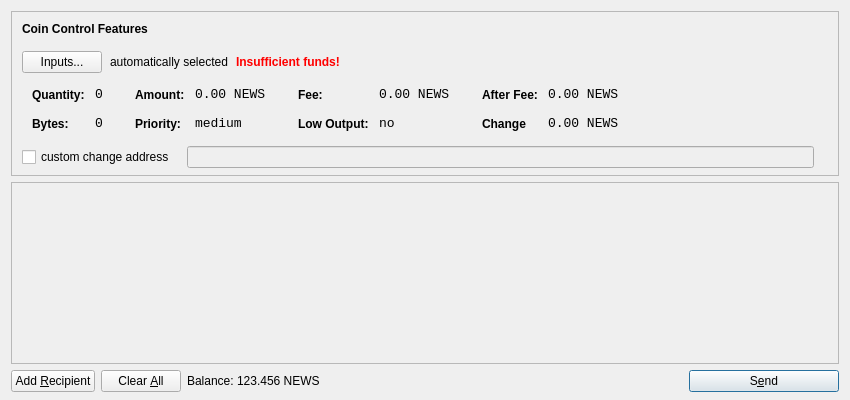
<?xml version="1.0" encoding="UTF-8"?>
<ui version="4.0">
 <class>SendCoinsDialog</class>
 <widget class="QDialog" name="SendCoinsDialog">
  <property name="geometry">
   <rect>
    <x>0</x>
    <y>0</y>
    <width>850</width>
    <height>400</height>
   </rect>
  </property>
  <property name="windowTitle">
   <string>Send Coins</string>
  </property>
  <layout class="QVBoxLayout" name="verticalLayout" stretch="0,1,0">
   <property name="bottomMargin">
    <number>8</number>
   </property>
   <item>
    <widget class="QFrame" name="frameCoinControl">
     <property name="sizePolicy">
      <sizepolicy hsizetype="Expanding" vsizetype="Expanding">
       <horstretch>0</horstretch>
       <verstretch>0</verstretch>
      </sizepolicy>
     </property>
     <property name="maximumSize">
      <size>
       <width>16777215</width>
       <height>16777215</height>
      </size>
     </property>
     <property name="frameShape">
      <enum>QFrame::StyledPanel</enum>
     </property>
     <property name="frameShadow">
      <enum>QFrame::Sunken</enum>
     </property>
     <layout class="QVBoxLayout" name="verticalLayoutCoinControl2">
      <property name="spacing">
       <number>-1</number>
      </property>
      <property name="leftMargin">
       <number>0</number>
      </property>
      <property name="topMargin">
       <number>0</number>
      </property>
      <property name="rightMargin">
       <number>0</number>
      </property>
      <property name="bottomMargin">
       <number>6</number>
      </property>
      <item>
       <layout class="QVBoxLayout" name="verticalLayoutCoinControl" stretch="0,0,0,0,1">
        <property name="spacing">
         <number>0</number>
        </property>
        <property name="leftMargin">
         <number>10</number>
        </property>
        <property name="topMargin">
         <number>10</number>
        </property>
        <item>
         <layout class="QHBoxLayout" name="horizontalLayoutCoinControl1">
          <property name="bottomMargin">
           <number>15</number>
          </property>
          <item>
           <widget class="QLabel" name="labelCoinControlFeatures">
            <property name="sizePolicy">
             <sizepolicy hsizetype="Preferred" vsizetype="Maximum">
              <horstretch>0</horstretch>
              <verstretch>0</verstretch>
             </sizepolicy>
            </property>
            <property name="font">
             <font>
              <weight>75</weight>
              <bold>true</bold>
             </font>
            </property>
            <property name="styleSheet">
             <string notr="true">font-weight:bold;</string>
            </property>
            <property name="text">
             <string>Coin Control Features</string>
            </property>
           </widget>
          </item>
         </layout>
        </item>
        <item>
         <layout class="QHBoxLayout" name="horizontalLayoutCoinControl2" stretch="0,0,0,0">
          <property name="spacing">
           <number>8</number>
          </property>
          <property name="bottomMargin">
           <number>10</number>
          </property>
          <item>
           <widget class="QPushButton" name="pushButtonCoinControl">
            <property name="styleSheet">
             <string notr="true"/>
            </property>
            <property name="text">
             <string>Inputs...</string>
            </property>
           </widget>
          </item>
          <item>
           <widget class="QLabel" name="labelCoinControlAutomaticallySelected">
            <property name="text">
             <string>automatically selected</string>
            </property>
            <property name="margin">
             <number>5</number>
            </property>
           </widget>
          </item>
          <item>
           <widget class="QLabel" name="labelCoinControlInsuffFunds">
            <property name="font">
             <font>
              <weight>75</weight>
              <bold>true</bold>
             </font>
            </property>
            <property name="styleSheet">
             <string notr="true">color:red;font-weight:bold;</string>
            </property>
            <property name="text">
             <string>Insufficient funds!</string>
            </property>
            <property name="margin">
             <number>5</number>
            </property>
           </widget>
          </item>
          <item>
           <spacer name="horizontalSpacerCoinControl">
            <property name="orientation">
             <enum>Qt::Horizontal</enum>
            </property>
            <property name="sizeHint" stdset="0">
             <size>
              <width>40</width>
              <height>1</height>
             </size>
            </property>
           </spacer>
          </item>
         </layout>
        </item>
        <item>
         <widget class="QWidget" name="widgetCoinControl" native="true">
          <property name="sizePolicy">
           <sizepolicy hsizetype="Preferred" vsizetype="Preferred">
            <horstretch>0</horstretch>
            <verstretch>0</verstretch>
           </sizepolicy>
          </property>
          <property name="minimumSize">
           <size>
            <width>0</width>
            <height>0</height>
           </size>
          </property>
          <property name="styleSheet">
           <string notr="true"/>
          </property>
          <layout class="QHBoxLayout" name="horizontalLayoutCoinControl5">
           <property name="margin">
            <number>0</number>
           </property>
           <item>
            <layout class="QHBoxLayout" name="horizontalLayoutCoinControl3" stretch="0,0,0,1">
             <property name="spacing">
              <number>20</number>
             </property>
             <property name="topMargin">
              <number>0</number>
             </property>
             <property name="bottomMargin">
              <number>10</number>
             </property>
             <item>
              <layout class="QFormLayout" name="formLayoutCoinControl1">
               <property name="horizontalSpacing">
                <number>10</number>
               </property>
               <property name="verticalSpacing">
                <number>14</number>
               </property>
               <property name="leftMargin">
                <number>10</number>
               </property>
               <property name="topMargin">
                <number>4</number>
               </property>
               <property name="rightMargin">
                <number>6</number>
               </property>
               <item row="0" column="0">
                <widget class="QLabel" name="labelCoinControlQuantityText">
                 <property name="styleSheet">
                  <string notr="true">font-weight:bold;</string>
                 </property>
                 <property name="text">
                  <string>Quantity:</string>
                 </property>
                 <property name="margin">
                  <number>0</number>
                 </property>
                </widget>
               </item>
               <item row="0" column="1">
                <widget class="QLabel" name="labelCoinControlQuantity">
                 <property name="font">
                  <font>
                   <family>Monospace</family>
                   <pointsize>10</pointsize>
                  </font>
                 </property>
                 <property name="cursor">
                  <cursorShape>IBeamCursor</cursorShape>
                 </property>
                 <property name="contextMenuPolicy">
                  <enum>Qt::ActionsContextMenu</enum>
                 </property>
                 <property name="text">
                  <string>0</string>
                 </property>
                 <property name="margin">
                  <number>0</number>
                 </property>
                 <property name="textInteractionFlags">
                  <set>Qt::LinksAccessibleByMouse|Qt::TextSelectableByKeyboard|Qt::TextSelectableByMouse</set>
                 </property>
                </widget>
               </item>
               <item row="1" column="0">
                <widget class="QLabel" name="labelCoinControlBytesText">
                 <property name="styleSheet">
                  <string notr="true">font-weight:bold;</string>
                 </property>
                 <property name="text">
                  <string>Bytes:</string>
                 </property>
                </widget>
               </item>
               <item row="1" column="1">
                <widget class="QLabel" name="labelCoinControlBytes">
                 <property name="font">
                  <font>
                   <family>Monospace</family>
                   <pointsize>10</pointsize>
                  </font>
                 </property>
                 <property name="cursor">
                  <cursorShape>IBeamCursor</cursorShape>
                 </property>
                 <property name="contextMenuPolicy">
                  <enum>Qt::ActionsContextMenu</enum>
                 </property>
                 <property name="text">
                  <string>0</string>
                 </property>
                 <property name="textInteractionFlags">
                  <set>Qt::LinksAccessibleByMouse|Qt::TextSelectableByKeyboard|Qt::TextSelectableByMouse</set>
                 </property>
                </widget>
               </item>
              </layout>
             </item>
             <item>
              <layout class="QFormLayout" name="formLayoutCoinControl2">
               <property name="horizontalSpacing">
                <number>10</number>
               </property>
               <property name="verticalSpacing">
                <number>14</number>
               </property>
               <property name="leftMargin">
                <number>6</number>
               </property>
               <property name="topMargin">
                <number>4</number>
               </property>
               <property name="rightMargin">
                <number>6</number>
               </property>
               <item row="0" column="0">
                <widget class="QLabel" name="labelCoinControlAmountText">
                 <property name="styleSheet">
                  <string notr="true">font-weight:bold;</string>
                 </property>
                 <property name="text">
                  <string>Amount:</string>
                 </property>
                 <property name="margin">
                  <number>0</number>
                 </property>
                </widget>
               </item>
               <item row="0" column="1">
                <widget class="QLabel" name="labelCoinControlAmount">
                 <property name="font">
                  <font>
                   <family>Monospace</family>
                   <pointsize>10</pointsize>
                  </font>
                 </property>
                 <property name="cursor">
                  <cursorShape>IBeamCursor</cursorShape>
                 </property>
                 <property name="contextMenuPolicy">
                  <enum>Qt::ActionsContextMenu</enum>
                 </property>
                 <property name="text">
                  <string>0.00 NEWS</string>
                 </property>
                 <property name="textInteractionFlags">
                  <set>Qt::LinksAccessibleByMouse|Qt::TextSelectableByKeyboard|Qt::TextSelectableByMouse</set>
                 </property>
                </widget>
               </item>
               <item row="1" column="0">
                <widget class="QLabel" name="labelCoinControlPriorityText">
                 <property name="styleSheet">
                  <string notr="true">font-weight:bold;</string>
                 </property>
                 <property name="text">
                  <string>Priority:</string>
                 </property>
                </widget>
               </item>
               <item row="1" column="1">
                <widget class="QLabel" name="labelCoinControlPriority">
                 <property name="font">
                  <font>
                   <family>Monospace</family>
                   <pointsize>10</pointsize>
                  </font>
                 </property>
                 <property name="cursor">
                  <cursorShape>IBeamCursor</cursorShape>
                 </property>
                 <property name="contextMenuPolicy">
                  <enum>Qt::ActionsContextMenu</enum>
                 </property>
                 <property name="text">
                  <string>medium</string>
                 </property>
                 <property name="textInteractionFlags">
                  <set>Qt::LinksAccessibleByMouse|Qt::TextSelectableByKeyboard|Qt::TextSelectableByMouse</set>
                 </property>
                </widget>
               </item>
              </layout>
             </item>
             <item>
              <layout class="QFormLayout" name="formLayoutCoinControl3">
               <property name="horizontalSpacing">
                <number>10</number>
               </property>
               <property name="verticalSpacing">
                <number>14</number>
               </property>
               <property name="leftMargin">
                <number>6</number>
               </property>
               <property name="topMargin">
                <number>4</number>
               </property>
               <property name="rightMargin">
                <number>6</number>
               </property>
               <item row="0" column="0">
                <widget class="QLabel" name="labelCoinControlFeeText">
                 <property name="styleSheet">
                  <string notr="true">font-weight:bold;</string>
                 </property>
                 <property name="text">
                  <string>Fee:</string>
                 </property>
                 <property name="margin">
                  <number>0</number>
                 </property>
                </widget>
               </item>
               <item row="0" column="1">
                <widget class="QLabel" name="labelCoinControlFee">
                 <property name="font">
                  <font>
                   <family>Monospace</family>
                   <pointsize>10</pointsize>
                  </font>
                 </property>
                 <property name="cursor">
                  <cursorShape>IBeamCursor</cursorShape>
                 </property>
                 <property name="contextMenuPolicy">
                  <enum>Qt::ActionsContextMenu</enum>
                 </property>
                 <property name="text">
                  <string>0.00 NEWS</string>
                 </property>
                 <property name="textInteractionFlags">
                  <set>Qt::LinksAccessibleByMouse|Qt::TextSelectableByKeyboard|Qt::TextSelectableByMouse</set>
                 </property>
                </widget>
               </item>
               <item row="1" column="0">
                <widget class="QLabel" name="labelCoinControlLowOutputText">
                 <property name="styleSheet">
                  <string notr="true">font-weight:bold;</string>
                 </property>
                 <property name="text">
                  <string>Low Output:</string>
                 </property>
                </widget>
               </item>
               <item row="1" column="1">
                <widget class="QLabel" name="labelCoinControlLowOutput">
                 <property name="font">
                  <font>
                   <family>Monospace</family>
                   <pointsize>10</pointsize>
                  </font>
                 </property>
                 <property name="cursor">
                  <cursorShape>IBeamCursor</cursorShape>
                 </property>
                 <property name="contextMenuPolicy">
                  <enum>Qt::ActionsContextMenu</enum>
                 </property>
                 <property name="text">
                  <string>no</string>
                 </property>
                 <property name="textInteractionFlags">
                  <set>Qt::LinksAccessibleByMouse|Qt::TextSelectableByKeyboard|Qt::TextSelectableByMouse</set>
                 </property>
                </widget>
               </item>
              </layout>
             </item>
             <item>
              <layout class="QFormLayout" name="formLayoutCoinControl4">
               <property name="horizontalSpacing">
                <number>10</number>
               </property>
               <property name="verticalSpacing">
                <number>14</number>
               </property>
               <property name="leftMargin">
                <number>6</number>
               </property>
               <property name="topMargin">
                <number>4</number>
               </property>
               <property name="rightMargin">
                <number>6</number>
               </property>
               <item row="0" column="0">
                <widget class="QLabel" name="labelCoinControlAfterFeeText">
                 <property name="styleSheet">
                  <string notr="true">font-weight:bold;</string>
                 </property>
                 <property name="text">
                  <string>After Fee:</string>
                 </property>
                 <property name="margin">
                  <number>0</number>
                 </property>
                </widget>
               </item>
               <item row="0" column="1">
                <widget class="QLabel" name="labelCoinControlAfterFee">
                 <property name="font">
                  <font>
                   <family>Monospace</family>
                   <pointsize>10</pointsize>
                  </font>
                 </property>
                 <property name="cursor">
                  <cursorShape>IBeamCursor</cursorShape>
                 </property>
                 <property name="contextMenuPolicy">
                  <enum>Qt::ActionsContextMenu</enum>
                 </property>
                 <property name="text">
                  <string>0.00 NEWS</string>
                 </property>
                 <property name="textInteractionFlags">
                  <set>Qt::LinksAccessibleByMouse|Qt::TextSelectableByKeyboard|Qt::TextSelectableByMouse</set>
                 </property>
                </widget>
               </item>
               <item row="1" column="0">
                <widget class="QLabel" name="labelCoinControlChangeText">
                 <property name="styleSheet">
                  <string notr="true">font-weight:bold;</string>
                 </property>
                 <property name="text">
                  <string>Change</string>
                 </property>
                </widget>
               </item>
               <item row="1" column="1">
                <widget class="QLabel" name="labelCoinControlChange">
                 <property name="font">
                  <font>
                   <family>Monospace</family>
                   <pointsize>10</pointsize>
                  </font>
                 </property>
                 <property name="cursor">
                  <cursorShape>IBeamCursor</cursorShape>
                 </property>
                 <property name="contextMenuPolicy">
                  <enum>Qt::ActionsContextMenu</enum>
                 </property>
                 <property name="text">
                  <string>0.00 NEWS</string>
                 </property>
                 <property name="textInteractionFlags">
                  <set>Qt::LinksAccessibleByMouse|Qt::TextSelectableByKeyboard|Qt::TextSelectableByMouse</set>
                 </property>
                </widget>
               </item>
              </layout>
             </item>
            </layout>
           </item>
          </layout>
         </widget>
        </item>
        <item>
         <layout class="QHBoxLayout" name="horizontalLayoutCoinControl4" stretch="0,0,0">
          <property name="spacing">
           <number>12</number>
          </property>
          <property name="sizeConstraint">
           <enum>QLayout::SetDefaultConstraint</enum>
          </property>
          <property name="topMargin">
           <number>5</number>
          </property>
          <property name="rightMargin">
           <number>5</number>
          </property>
          <item>
           <widget class="QCheckBox" name="checkBoxCoinControlChange">
            <property name="text">
             <string>custom change address</string>
            </property>
           </widget>
          </item>
          <item>
           <widget class="QLineEdit" name="lineEditCoinControlChange">
            <property name="enabled">
             <bool>false</bool>
            </property>
            <property name="sizePolicy">
             <sizepolicy hsizetype="Expanding" vsizetype="Fixed">
              <horstretch>0</horstretch>
              <verstretch>0</verstretch>
             </sizepolicy>
            </property>
           </widget>
          </item>
          <item>
           <widget class="QLabel" name="labelCoinControlChangeLabel">
            <property name="sizePolicy">
             <sizepolicy hsizetype="Preferred" vsizetype="Expanding">
              <horstretch>0</horstretch>
              <verstretch>0</verstretch>
             </sizepolicy>
            </property>
            <property name="minimumSize">
             <size>
              <width>0</width>
              <height>0</height>
             </size>
            </property>
            <property name="text">
             <string/>
            </property>
            <property name="margin">
             <number>3</number>
            </property>
           </widget>
          </item>
         </layout>
        </item>
        <item>
         <spacer name="verticalSpacerCoinControl">
          <property name="orientation">
           <enum>Qt::Vertical</enum>
          </property>
          <property name="sizeHint" stdset="0">
           <size>
            <width>800</width>
            <height>1</height>
           </size>
          </property>
         </spacer>
        </item>
       </layout>
      </item>
     </layout>
    </widget>
   </item>
   <item>
    <widget class="QScrollArea" name="scrollArea">
     <property name="widgetResizable">
      <bool>true</bool>
     </property>
     <widget class="QWidget" name="scrollAreaWidgetContents">
      <property name="geometry">
       <rect>
        <x>0</x>
        <y>0</y>
        <width>830</width>
        <height>165</height>
       </rect>
      </property>
      <layout class="QVBoxLayout" name="verticalLayout_2">
       <property name="margin">
        <number>0</number>
       </property>
       <item>
        <layout class="QVBoxLayout" name="entries">
         <property name="spacing">
          <number>6</number>
         </property>
        </layout>
       </item>
       <item>
        <spacer name="verticalSpacer">
         <property name="orientation">
          <enum>Qt::Vertical</enum>
         </property>
         <property name="sizeHint" stdset="0">
          <size>
           <width>20</width>
           <height>40</height>
          </size>
         </property>
        </spacer>
       </item>
      </layout>
     </widget>
    </widget>
   </item>
   <item>
    <layout class="QHBoxLayout" name="horizontalLayout">
     <item>
      <widget class="QPushButton" name="addButton">
       <property name="toolTip">
        <string>Send to multiple recipients at once</string>
       </property>
       <property name="text">
        <string>Add &amp;Recipient</string>
       </property>
       <property name="icon">
        <iconset resource="../bitcoin.qrc">
         <normaloff>:/icons/add</normaloff>:/icons/add</iconset>
       </property>
       <property name="autoDefault">
        <bool>false</bool>
       </property>
      </widget>
     </item>
     <item>
      <widget class="QPushButton" name="clearButton">
       <property name="sizePolicy">
        <sizepolicy hsizetype="Minimum" vsizetype="Fixed">
         <horstretch>0</horstretch>
         <verstretch>0</verstretch>
        </sizepolicy>
       </property>
       <property name="toolTip">
        <string>Remove all transaction fields</string>
       </property>
       <property name="text">
        <string>Clear &amp;All</string>
       </property>
       <property name="icon">
        <iconset resource="../bitcoin.qrc">
         <normaloff>:/icons/remove</normaloff>:/icons/remove</iconset>
       </property>
       <property name="autoRepeatDelay">
        <number>300</number>
       </property>
       <property name="autoDefault">
        <bool>false</bool>
       </property>
      </widget>
     </item>
     <item>
      <layout class="QHBoxLayout" name="horizontalLayout_2">
       <property name="spacing">
        <number>3</number>
       </property>
       <item>
        <widget class="QLabel" name="label">
         <property name="sizePolicy">
          <sizepolicy hsizetype="Preferred" vsizetype="Fixed">
           <horstretch>0</horstretch>
           <verstretch>0</verstretch>
          </sizepolicy>
         </property>
         <property name="text">
          <string>Balance:</string>
         </property>
        </widget>
       </item>
       <item>
        <widget class="QLabel" name="labelBalance">
         <property name="sizePolicy">
          <sizepolicy hsizetype="Preferred" vsizetype="Fixed">
           <horstretch>0</horstretch>
           <verstretch>0</verstretch>
          </sizepolicy>
         </property>
         <property name="cursor">
          <cursorShape>IBeamCursor</cursorShape>
         </property>
         <property name="text">
          <string>123.456 NEWS</string>
         </property>
         <property name="textInteractionFlags">
          <set>Qt::LinksAccessibleByMouse|Qt::TextSelectableByKeyboard|Qt::TextSelectableByMouse</set>
         </property>
        </widget>
       </item>
      </layout>
     </item>
     <item>
      <spacer name="horizontalSpacer">
       <property name="orientation">
        <enum>Qt::Horizontal</enum>
       </property>
       <property name="sizeHint" stdset="0">
        <size>
         <width>40</width>
         <height>20</height>
        </size>
       </property>
      </spacer>
     </item>
     <item>
      <widget class="QPushButton" name="sendButton">
       <property name="minimumSize">
        <size>
         <width>150</width>
         <height>0</height>
        </size>
       </property>
       <property name="toolTip">
        <string>Confirm the send action</string>
       </property>
       <property name="text">
        <string>S&amp;end</string>
       </property>
       <property name="icon">
        <iconset resource="../bitcoin.qrc">
         <normaloff>:/icons/send</normaloff>:/icons/send</iconset>
       </property>
       <property name="default">
        <bool>true</bool>
       </property>
      </widget>
     </item>
    </layout>
   </item>
  </layout>
 </widget>
 <resources>
  <include location="../bitcoin.qrc"/>
 </resources>
 <connections/>
</ui>
